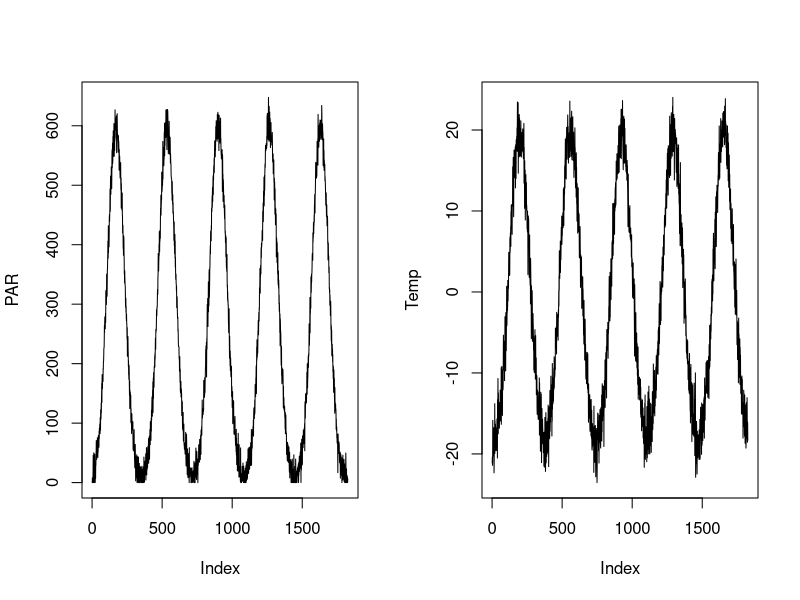
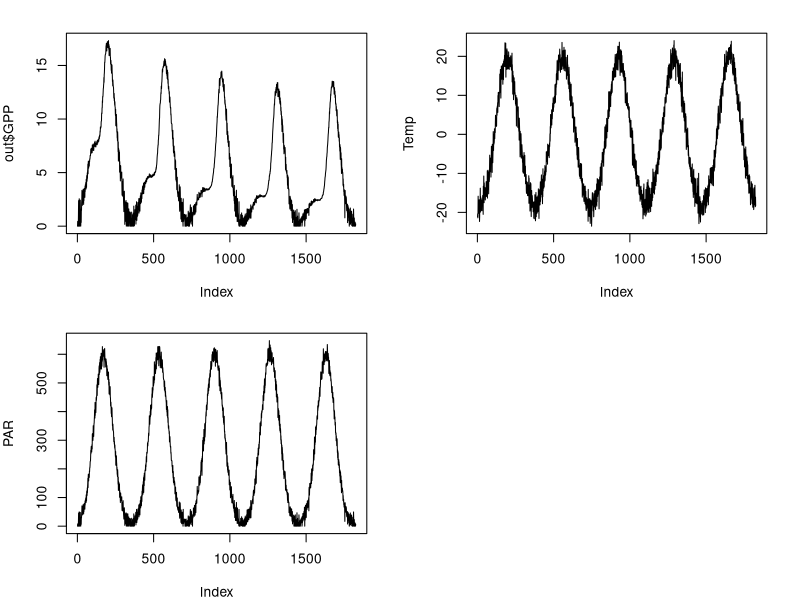
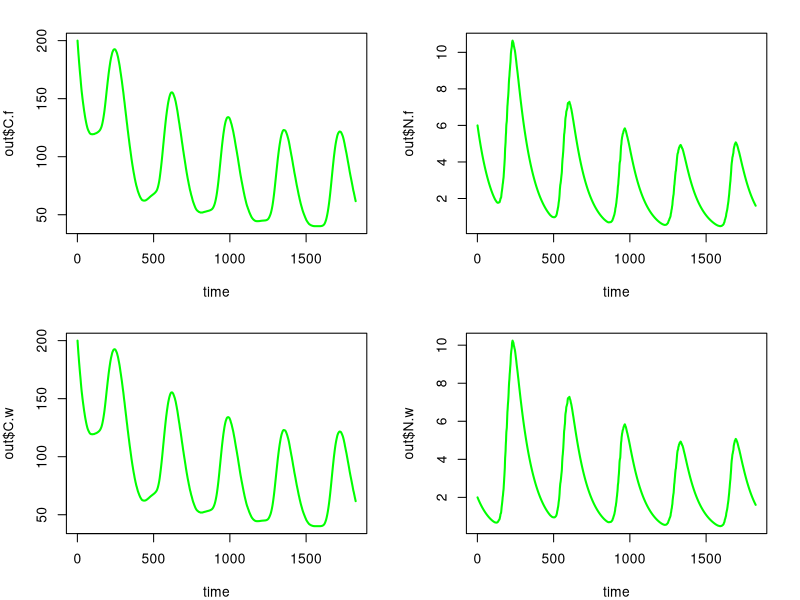
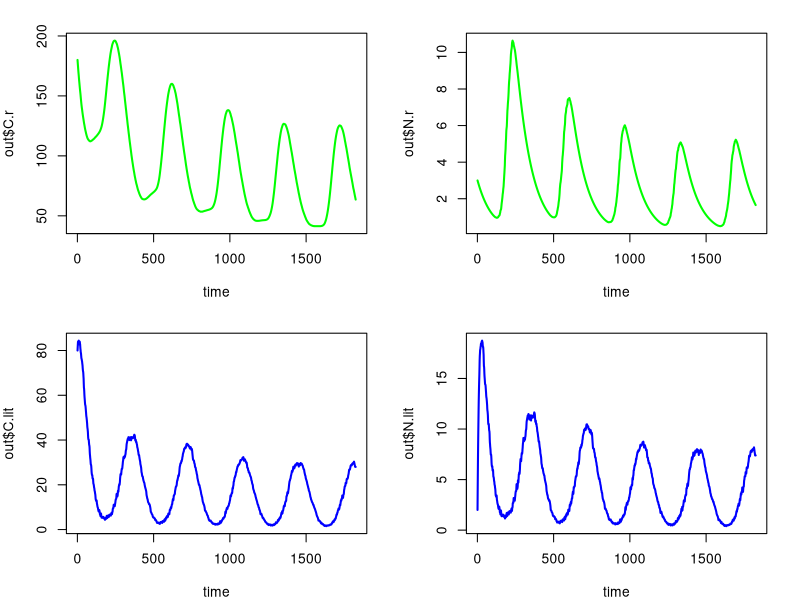
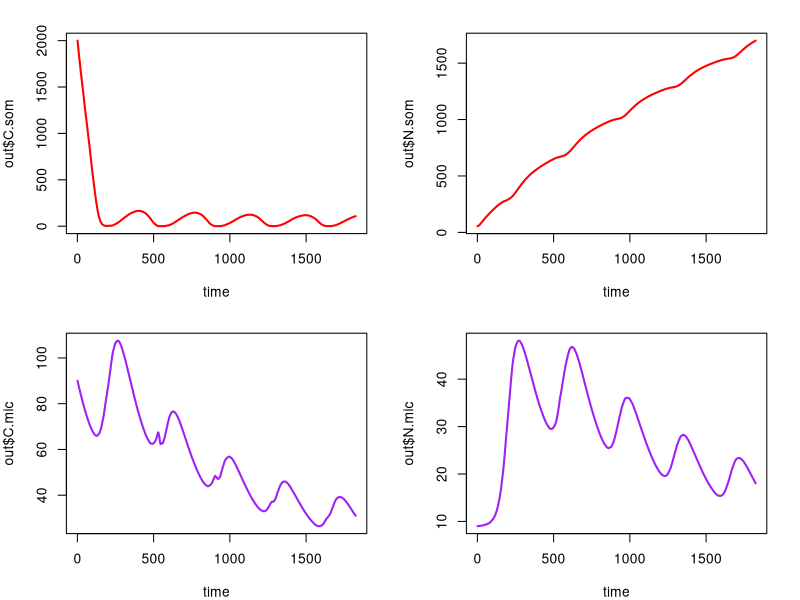
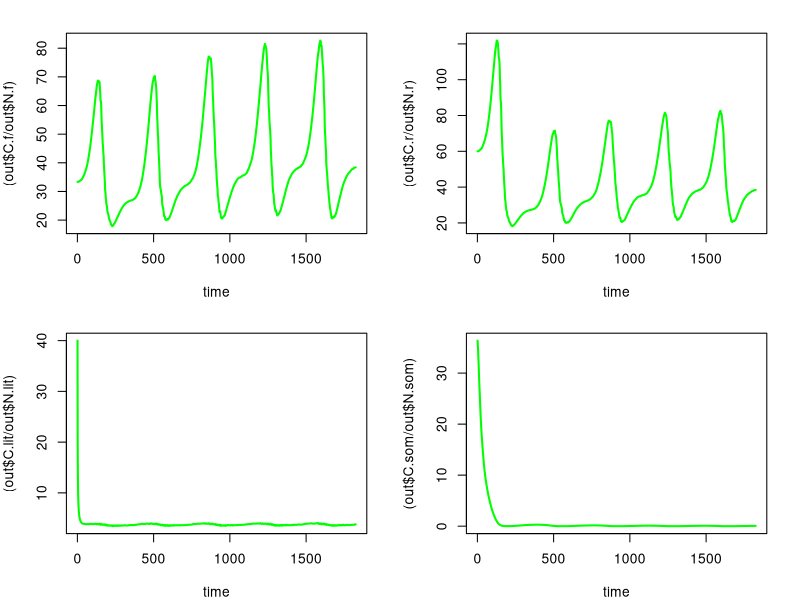
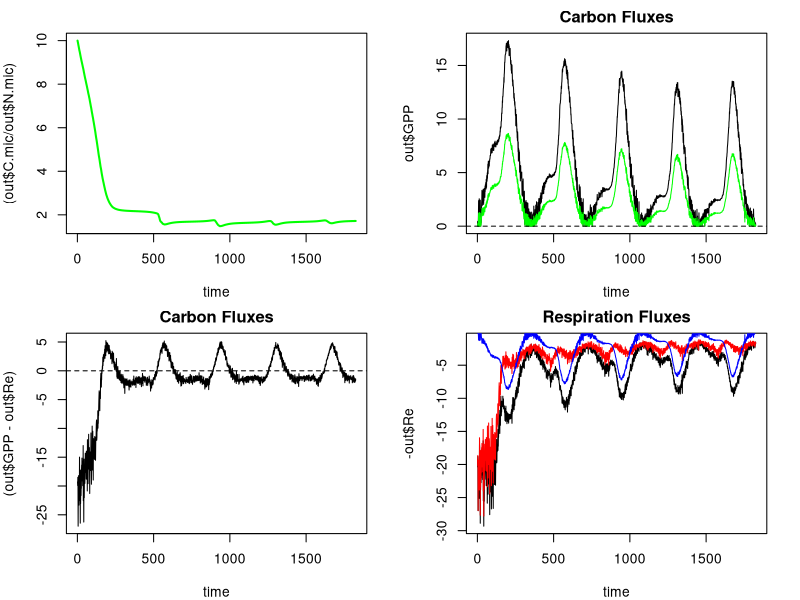
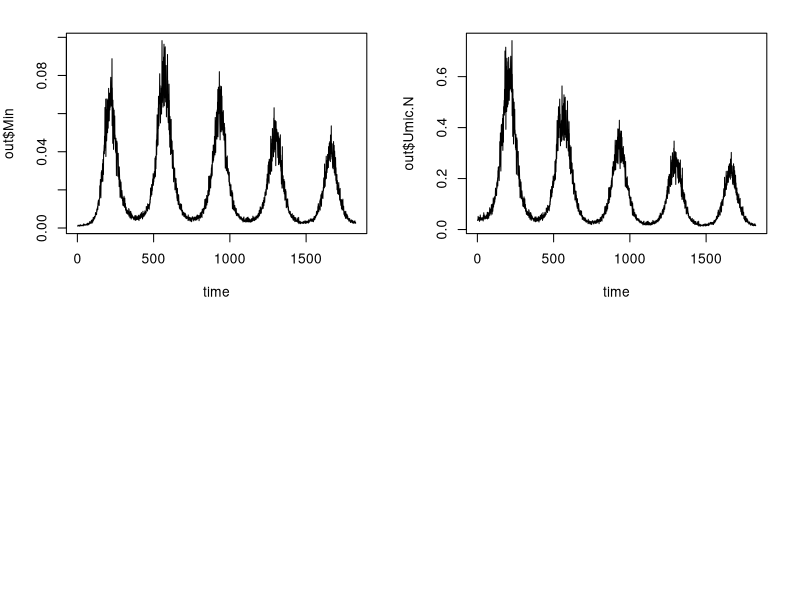

Here is the R script that generated these plots, in order:

library(deSolve) #you may need to install this package first


numyears = 5 #number of years to run model for
TIME=365*numyears #runs on a daily timestep
time=seq(1,TIME,1) #creates time sequence


#SIMULATING ENVIRONMENTAL DATA
#for running the model initially, I am similating temperature and PAR data to be similar to an average year, with some noise
#when we do real model runs, we can use real data for whatever site and years we decide to run the model for
gaussian <- function(x, a, b, c) {  #x is data, a is height, b is peak position (mean), c is width (standard deviation)
  a * exp(-((x-b)^2)/(2*(c^2))) }

Temp=gaussian(1:365, 40, 195, 70)-20
Temp=rep.int(Temp, numyears)

PAR=gaussian(1:365, 600, 170, 60)
PAR=rep.int(PAR, numyears)

#make noisy
for (i in 1:TIME){
  Temp[i]=Temp[i]+rnorm(1,0,2)}


for (i in 1:TIME){
  PAR[i]=PAR[i]+rnorm(1,0,15)
  if(PAR[i]<0){PAR[i]=0}}


set.seed(1)


par(mfrow=c(1,2)) #plot the simulated data
plot(PAR, type="l")
plot(Temp, type="l")



#STATE VARIABLES
C.f = 200 
N.f = 6 #C:N should be ~30; Chapin and Shaver 1988, Sistla et al. 2014
C.w = 200
N.w = 2 #C:N should be ~100; Chapin and Shaver 1988, Sistla et al. 2014
C.r = 180
N.r = 3 #C:N should be ~60; Chapin and Shaver 1988, Sistla et al. 2014
C.lit = 80
N.lit = 2
C.som = 2000
N.som = 55 #C:N should be ~36.5; Moorehead and Reynolds 1993
C.mic = 90
N.mic = 9 #C:N should be ~9, but depends on community type; Moorehead and Reynolds 1993

state = c(C.f = C.f,
            N.f = N.f,
            C.w = C.w,
            N.w = N.w,
            C.r = C.r,
            N.r = N.r,
            C.lit = C.lit,
            N.lit = N.lit,
            C.som = C.som,
            N.som = N.som,
            C.mic = C.mic,
            N.mic = N.mic)


#parameters
theta1=0.33    # /day; allocation of C and N to foliage; I am assuming it is split up relatively evenly between the three plant pools
theta2=0.33  # /day; allocation of C and N to wood
theta3=0.3 # /day; nitrogen decomposition rate
theta4=0.2   # /day; carbon decomposition rate
theta5=0.03   # /day; respiration rate constant for RH1
theta6=0.04   # /day; respiration rate constant for RH2
theta7=0.01   # /day; respiration rate constant for RH3
theta8=0.01285   # /day; microbial carbon uptake constant
theta9=0.1    #N and C available to microbes
theta10=0.00175  # /day; microbial N uptake constant
theta11=0.004 # /day; death rate
theta13=0.0005 # /day; mineralization rate #Shmidt 1999
theta14=0.000025     # plant N uptake constant
theta15=0.05  # N available to plants
theta16=0.01 #/day; litter rate of foliage; Hobbie 1996, Sistla et al. 2014
theta17=0.01 #/day; litter rate of wood; Hobbie 1996, Sistla et al. 2014
theta18=0.01 #/day; litter rate of roots; Hobbie 1996, Sistla et al. 2014
q10=2       #microbial Q10; Williams 2005
q10p=8      #plant Q10 #sistla 2014
pmax = 7.999 #umol CO2/gN*s; maximum photosynthetic rate
E0 = 0.029  #umolCO2/umolPAR;light use efficiency
k = 0.5 #m2/gN; Beer's law extinction coefficient
cue = 0.5 #carbon use efficiency



Temp.d1 <- approxfun(x=time, y=Temp, method="linear", rule=2) 
PAR.d1  <- approxfun(x=time, y=PAR, method="linear", rule=2)

model<-function(t,state,parms)
{
  with(as.list(c(state)),{ #start of with(as.list(...
    
    Temp=Temp.d1(t)
    PAR=PAR.d1(t)
    
    #FLUXES
    Af.N = theta1*(theta14*(C.f+C.r+C.w)*(N.som/(theta15+N.som))*q10p^(Temp/10))
    Aw.N = theta2*(theta14*(C.f+C.r+C.w)*(N.som/(theta15+N.som))*q10p^(Temp/10))
    Ar.N = (1-theta1-theta2)*(theta14*(C.f+C.r+C.w)*(N.som/(theta15+N.som))*q10p^(Temp/10))
    GPP = (pmax/k)*log((pmax+E0*PAR)/(pmax+E0*PAR*exp(-k*(N.f))))*(10^-6)*12*86400
    
    NPP = cue*GPP #cue*GPP
    Ra = (1-cue)*GPP
    Af.C = theta1*NPP
    Aw.C = theta2*NPP
    Ar.C = (1-theta1-theta2)*NPP
    Lf.C = theta16*C.f
    Lf.N = theta16*N.f
    Lw.C = theta17*C.w
    Lw.N = theta17*N.w
    Lr.C = theta18*C.r
    Lr.N = theta18*N.r
    D.C = theta4*C.lit*q10^(Temp/10)
    D.N = theta3*N.lit*q10^(Temp/10)
    Umic.C = theta8*C.mic*(C.som/(theta9+C.som))*q10^(Temp/10)
    Umic.N = theta10*C.mic*(N.som/(theta9+N.som))*q10^(Temp/10)
    death.C=theta11*C.mic
    death.N=theta11*N.mic  
    Min = theta13*N.mic*(q10^(Temp/10)) #gN/m2*day mineralization rate per day; Hobbie 2002
    Rh1 = theta5*C.lit*q10^(Temp/10)
    Rh2 = theta6*C.som*q10^(Temp/10)
    Rh3 = theta7*C.mic*q10^(Temp/10)
    Re= Ra+Rh1+Rh2+Rh3
    
    
    #differential equations
    dC.f = Af.C-Lf.C
    dN.f = Af.N-Lf.N
    dC.w = Aw.C - Lw.C
    dN.w = Aw.N - Lw.N
    dC.r = Ar.C-Lr.C
    dN.r = Ar.N-Lr.N
    dC.lit = Lf.C+Lr.C+Lw.C-D.C-Rh1
    dN.lit = Lf.N+Lr.N+Lw.C-D.N
    dC.som = D.C+death.C-Umic.C-Rh2
    dN.som = D.N+Min+death.N-Umic.N-Af.N-Ar.N-Aw.N
    dC.mic = Umic.C-Rh3-death.C
    dN.mic = Umic.N-Min-death.N
    
    
    #what to output
    
    list(c(dC.f, dN.f, dC.w, dN.w, dC.r, dN.r, dC.lit, dN.lit, dC.som, dN.som, dC.mic, dN.mic),
    c(Temp=Temp.d1(t),
      PAR=PAR.d1(t),
      GPP=GPP,
      NPP=NPP,
      Ra=Ra,
      Rh1=Rh1,
      Rh2=Rh2,
      Rh3=Rh3,
      Re=Re,
      Af.C=Af.C,
      Af.N=Af.N,
      Aw.C=Aw.C,
      Aw.N=Aw.N,
      Ar.C=Ar.C,
      Ar.N=Ar.N,
      Lf.C=Lf.C,
      Lf.N=Lf.N,
      Lr.C=Lr.C,
      Lr.N=Lr.N,
      D.C=D.C,
      D.N=D.N,
      Umic.N=Umic.N,
      Umic.C=Umic.C,
      death.C=death.C,
      death.N=death.N,
      Min=Min,
      cue = cue
    ))
    
  })  #end of with(as.list(...
} #end of model



TimeFrom = 1
TimeEnd = TIME

Time = TimeFrom
out = NULL


while (Time < TimeEnd)
{
  times=seq(TimeFrom, TimeEnd, 1) 
  if (length(times)>1) {
    out1    <- as.data.frame(ode(y=state,times=times,func=model,parms=0)) #integrate
    out     <- rbind(out,out1)
    
    lout    <- nrow(out1)          #last element of output
    
    state   <-c(C.f= out1[lout, "C.f"], 
                N.f= out1[lout, "N.f"],
                C.r= out1[lout, "C.r"], 
                N.r= out1[lout, "N.r"],
                C.som= out1[lout, "C.som"],
                N.som= out1[lout, "N.som"],
                C.lit= out1[lout, "C.lit"], 
                N.lit= out1[lout, "N.lit"],
                C.mic=out1[lout, "C.mic"],
                N.mic=out1[lout, "N.mic"]                
    )    
    
    Time <- TimeEnd #RESET TIME, STATE VARIABLES
  }
}



#PLOTS for presentation
#Forcing data
par(mfrow=c(2,2), mar=c(4,4,2,2))
plot(out$GPP, type="l")
plot(Temp, type="l")
plot(PAR, type="l")



#change in stocks
par(mfrow=c(2,2),mar=c(4,4,2,2))
plot(out$C.f~time, type="l", col="green", lwd=2)
plot(out$N.f~time, type="l", col="green", lwd=2)
plot(out$C.w~time, type="l", col="green", lwd=2)
plot(out$N.w~time, type="l", col="green", lwd=2)
plot(out$C.r~time, type="l", col="green", lwd=2)
plot(out$N.r~time, type="l", col="green", lwd=2)
plot(out$C.lit~time, type="l", col="blue", lwd=2)
plot(out$N.lit~time, type="l", col="blue", lwd=2)
plot(out$C.som~time, col="red", type="l", lwd=2)
plot(out$N.som~time, col="red", type="l", lwd=2)
plot(out$C.mic~time, col="purple", type="l", lwd=2)
plot(out$N.mic~time, col="purple", type="l", lwd=2)


#C:N ratios
plot((out$C.f/out$N.f)~time, col="green", type="l", lwd=2)
plot((out$C.r/out$N.r)~time, col="green", type="l", lwd=2)
plot((out$C.lit/out$N.lit)~time, col="green", type="l", lwd=2)
plot((out$C.som/out$N.som)~time, col="green", type="l", lwd=2)
plot((out$C.mic/out$N.mic)~time, col="green", type="l", lwd=2)

#Carbon fluxes
plot(out$GPP~time, type="l", main="Carbon Fluxes")
lines(out$NPP~time, col="green")
lines(-out$Re~time, col="purple")
abline(h=0, lty=2)

plot((out$GPP-out$Re)~time, type="l", main="Carbon Fluxes")
abline(h=0, lty=2)

plot(-out$Re~time, type="l", main="Respiration Fluxes", col="black")
lines(-(out$Rh1+out$Rh2+out$Rh3)~time, col="red")
lines(-out$Ra~time, col="blue")
abline(h=0, lty=2)
plot(out$Min~time, type="l")
plot(out$Umic.N~time, type="l")
